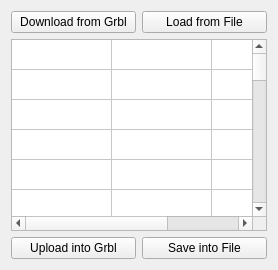
        <widget class="QWidget" name="tab_2">
         <attribute name="title">
          <string>Settings</string>
         </attribute>
         <layout class="QGridLayout" name="gridLayout_13">
          <item row="0" column="0">
           <widget class="QPushButton" name="pushButton_settings_download_grbl">
            <property name="text">
             <string>Download from Grbl</string>
            </property>
           </widget>
          </item>
          <item row="0" column="1">
           <widget class="QPushButton" name="pushButton_settings_load_file">
            <property name="text">
             <string>Load from File</string>
            </property>
           </widget>
          </item>
          <item row="2" column="0">
           <widget class="QPushButton" name="pushButton_settings_upload_grbl">
            <property name="text">
             <string>Upload into Grbl</string>
            </property>
           </widget>
          </item>
          <item row="2" column="1">
           <widget class="QPushButton" name="pushButton_settings_save_file">
            <property name="text">
             <string>Save into File</string>
            </property>
           </widget>
          </item>
          <item row="1" column="0" colspan="2">
           <widget class="QTableWidget" name="tableWidget_settings">
            <property name="font">
             <font>
              <pointsize>8</pointsize>
             </font>
            </property>
            <property name="gridStyle">
             <enum>Qt::SolidLine</enum>
            </property>
            <property name="rowCount">
             <number>32</number>
            </property>
            <property name="columnCount">
             <number>3</number>
            </property>
            <attribute name="horizontalHeaderVisible">
             <bool>false</bool>
            </attribute>
            <attribute name="horizontalHeaderMinimumSectionSize">
             <number>19</number>
            </attribute>
            <attribute name="verticalHeaderVisible">
             <bool>false</bool>
            </attribute>
            <row/>
            <row/>
            <row/>
            <row/>
            <row/>
            <row/>
            <row/>
            <row/>
            <row/>
            <row/>
            <row/>
            <row/>
            <row/>
            <row/>
            <row/>
            <row/>
            <row/>
            <row/>
            <row/>
            <row/>
            <row/>
            <row/>
            <row/>
            <row/>
            <row/>
            <row/>
            <row/>
            <row/>
            <row/>
            <row/>
            <row/>
            <row/>
            <column/>
            <column/>
            <column/>
           </widget>
          </item>
         </layout>
        </widget>
